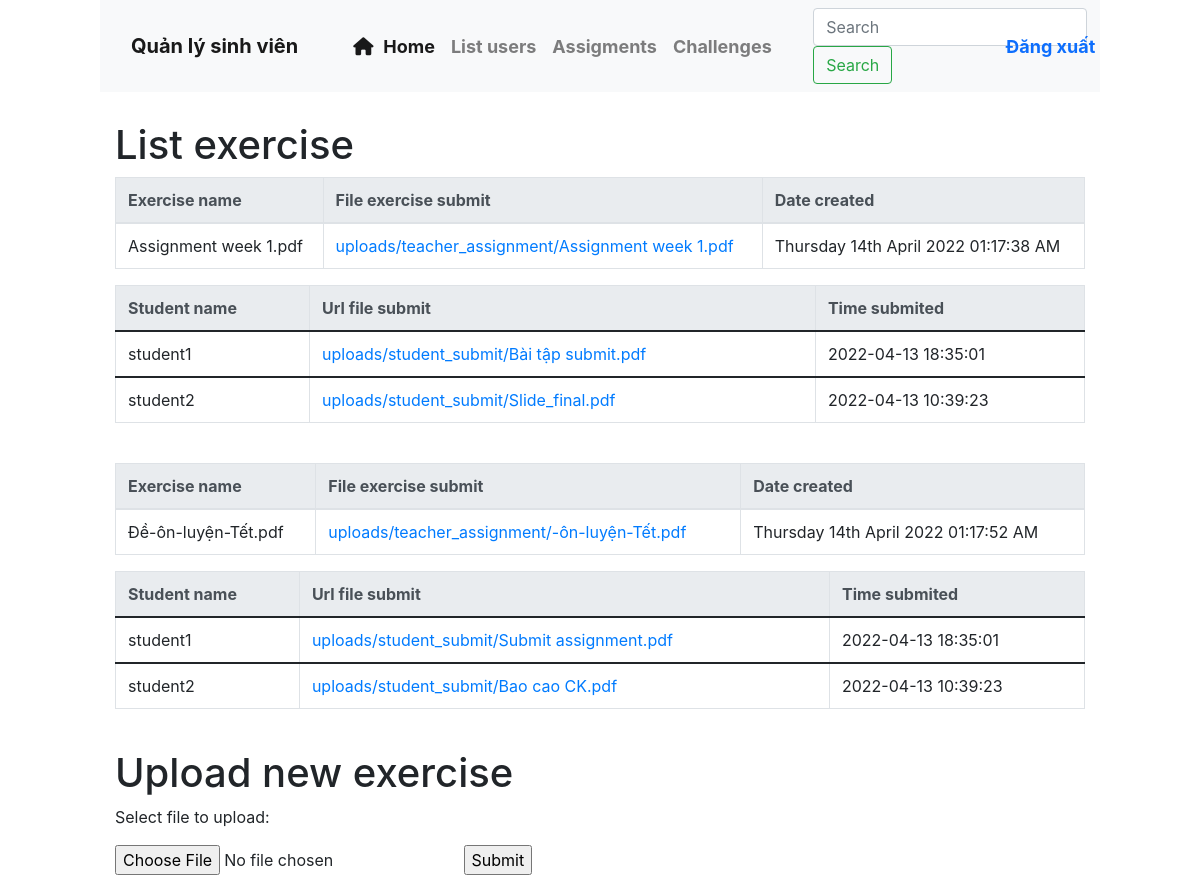
/teacher_exercise.php (signed in), run on the app's committed database.
### tables this page shows
CREATE TABLE `assignments` (
  `id` int(10) UNSIGNED NOT NULL,
  `teacherId` int(5) UNSIGNED DEFAULT NULL,
  `author` text DEFAULT NULL COMMENT 'Tên người ra đề',
  `title` varchar(100) NOT NULL COMMENT 'Tiêu đề bài tập',
  `files` varchar(100) NOT NULL COMMENT 'link file bài tập',
  `dueto` datetime DEFAULT NULL COMMENT 'Hạn nộp',
  `createdAt` varchar(100) NOT NULL COMMENT 'Ngày tạo'
);

CREATE TABLE `submits` (
  `id` int(10) UNSIGNED NOT NULL,
  `studentid` int(5) UNSIGNED NOT NULL COMMENT 'ID học sinh submit',
  `assignmentid` int(5) UNSIGNED NOT NULL COMMENT 'id của assignment',
  `title` varchar(256) NOT NULL COMMENT 'Tên đề bài',
  `link` text NOT NULL COMMENT 'Đường dẫn tệp',
  `updatedAt` varchar(100) NOT NULL DEFAULT current_timestamp() COMMENT 'Thời gian nộp lại'
);

CREATE TABLE `users` (
  `id` int(5) UNSIGNED NOT NULL,
  `username` varchar(50) NOT NULL COMMENT 'Tên đăng nhập',
  `password` varchar(50) NOT NULL COMMENT 'Mật khẩu',
  `hoten` varchar(128) NOT NULL COMMENT 'Họ và tên',
  `email` varchar(128) DEFAULT NULL COMMENT 'Email cá nhân',
  `phone` int(16) UNSIGNED DEFAULT NULL COMMENT 'Số điện thoại',
  `avatar` varchar(512) DEFAULT NULL COMMENT 'Link ảnh đại diện',
  `role` varchar(10) NOT NULL,
  `updatedAt` timestamp NOT NULL DEFAULT current_timestamp() ON UPDATE current_timestamp()
);

### teacher_exercise.php (the view, shortened to what this page needs)
<?php
	if (!isset($_SESSION['username'])) {
		echo '<script language="javascript">alert("You need login first!"); window.location="login.php"</script>';
	} else {
        $username_teacher = $_SESSION['username'];
    }
	require("connect.php");
    $sql_get_submit_exercise = "SELECT * FROM assignments WHERE author = '$username_teacher'";
    $result_get_submit_exercise = $connect->query($sql_get_submit_exercise);
?>
<head>
    <link rel="stylesheet" href="https://stackpath.bootstrapcdn.com/bootstrap/4.1.1/css/bootstrap.min.css">
</head>
<body>
<?php include_once("header.php") ?>
    <div class="col-md-10 mx-auto container" style="margin-top:10%;">
        <h1>List exercise</h1>
        <?php while ($row_get_submit_exercise = mysqli_fetch_array($result_get_submit_exercise)):
                    $assignmentid = $row_get_submit_exercise['id']; ?>
        <table class="table table-bordered table-hover">
            <thead class="thead-light">
                <tr>
                    <th>Exercise name</th>
                    <th>File exercise submit</th>
                    <th>Date created</th>
                </tr>
            </thead>
                <tbody >
                    <tr>
                        <td><?php echo $row_get_submit_exercise['title']; ?></td>
                        <td><a href="<?php echo 'https://svtamvt.000webhostapp.com/'.$row_get_submit_exercise['files']; ?>" download><?php echo $row_get_submit_exercise['files']; ?></a></td>
                        <td><?php echo $row_get_submit_exercise['createdAt']; ?></td>
                    </tr>
                    <table class="table table-bordered table-hover" >
                        <thead class="thead-light">
                            <tr>
                                <th>Student name </th>
                                <th>Url file submit </th>
                                <th>Time submited </th>
                        </thead>
                        <?php $sql_get_student_submit = "SELECT * FROM submits JOIN users ON submits.studentid=users.id WHERE (submits.studentid= users.id) AND (submits.assignmentid=".$assignmentid.")";
                        $result_get_student_submit = $connect->query($sql_get_student_submit);
                        while ($row_get_student_submit = mysqli_fetch_array($result_get_student_submit)): ?>
                        <tbody>
                            <tr>
                                <td> <?php echo $row_get_student_submit['username']; ?> </td>
                                <td><a href="<?php echo 'https://svtamvt.000webhostapp.com/'.$row_get_student_submit['link']; ?>" download><?php echo $row_get_student_submit['link']; ?></a></td>
                                <td> <?php echo $row_get_student_submit['updatedAt']; ?> </td>
                            </tr>
                        </tbody>
                        <?php endwhile; ?>
                    </table> <br>
                </tbody>
        </table>
        <?php endwhile; ?>
        <h1>Upload new exercise</h1>
        <form action="teacher_exercise.php" method="post" enctype="multipart/form-data">
            <p>Select file to upload:</p>
            <input type="file" name="exercise">
            <input type="submit" name="submit" value="Submit">
        </form>
    </div>
</body>

### data on the page
assignments: title "Assignment week 1.pdf", files "uploads/teacher_assignment/Assignment week 1.pdf", createdAt "Thursday 14th April 2022 01:17:38 AM"
submits: studentid.username "student1", link "uploads/student_submit/Bài tập submit.pdf", studentid.updatedAt "2022-04-13 18:35:01"
submits: studentid.username "student2", link "uploads/student_submit/Slide_final.pdf", studentid.updatedAt "2022-04-13 10:39:23"
assignments: title "Đề-ôn-luyện-Tết.pdf", files "uploads/teacher_assignment/-ôn-luyện-Tết.pdf", createdAt "Thursday 14th April 2022 01:17:52 AM"
submits: studentid.username "student1", link "uploads/student_submit/Submit assignment.pdf", studentid.updatedAt "2022-04-13 18:35:01"
submits: studentid.username "student2", link "uploads/student_submit/Bao cao CK.pdf", studentid.updatedAt "2022-04-13 10:39:23"
